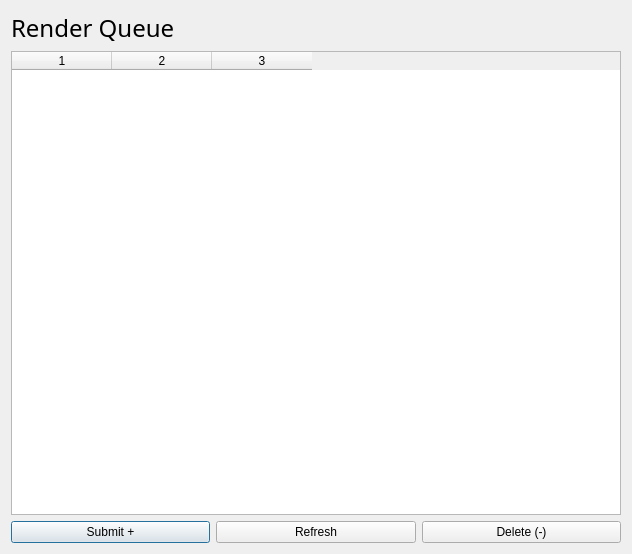
<?xml version="1.0" encoding="UTF-8"?>
<ui version="4.0">
 <class>RenderQueue</class>
 <widget class="QDialog" name="RenderQueue">
  <property name="geometry">
   <rect>
    <x>0</x>
    <y>0</y>
    <width>632</width>
    <height>554</height>
   </rect>
  </property>
  <property name="sizePolicy">
   <sizepolicy hsizetype="Preferred" vsizetype="Preferred">
    <horstretch>0</horstretch>
    <verstretch>0</verstretch>
   </sizepolicy>
  </property>
  <property name="maximumSize">
   <size>
    <width>632</width>
    <height>16777215</height>
   </size>
  </property>
  <property name="windowTitle">
   <string>RenderQueue</string>
  </property>
  <property name="windowOpacity">
   <double>1.000000000000000</double>
  </property>
  <layout class="QGridLayout" name="gridLayout_2">
   <item row="0" column="0">
    <widget class="QLabel" name="label">
     <property name="font">
      <font>
       <family>Cordia New</family>
       <pointsize>18</pointsize>
      </font>
     </property>
     <property name="text">
      <string>Render Queue</string>
     </property>
    </widget>
   </item>
   <item row="2" column="0">
    <layout class="QGridLayout" name="gridLayout">
     <item row="1" column="0">
      <widget class="QPushButton" name="submit_button">
       <property name="minimumSize">
        <size>
         <width>20</width>
         <height>0</height>
        </size>
       </property>
       <property name="maximumSize">
        <size>
         <width>200</width>
         <height>16777215</height>
        </size>
       </property>
       <property name="text">
        <string>Submit +</string>
       </property>
       <property name="+command" stdset="0">
        <string>&quot;i.submitFile()&quot;</string>
       </property>
      </widget>
     </item>
     <item row="1" column="2">
      <widget class="QPushButton" name="delete_button">
       <property name="minimumSize">
        <size>
         <width>20</width>
         <height>0</height>
        </size>
       </property>
       <property name="maximumSize">
        <size>
         <width>200</width>
         <height>16777215</height>
        </size>
       </property>
       <property name="text">
        <string>Delete (-)</string>
       </property>
       <property name="+command" stdset="0">
        <string>&quot;i.deleteItem()&quot;</string>
       </property>
      </widget>
     </item>
     <item row="1" column="1">
      <widget class="QPushButton" name="refresh_button">
       <property name="minimumSize">
        <size>
         <width>20</width>
         <height>0</height>
        </size>
       </property>
       <property name="maximumSize">
        <size>
         <width>200</width>
         <height>250</height>
        </size>
       </property>
       <property name="text">
        <string>Refresh</string>
       </property>
       <property name="+command" stdset="0">
        <string>&quot;i.refreshList()&quot;</string>
       </property>
      </widget>
     </item>
    </layout>
   </item>
   <item row="1" column="0">
    <widget class="QTableWidget" name="renderList">
     <property name="columnCount">
      <number>3</number>
     </property>
     <column/>
     <column/>
     <column/>
    </widget>
   </item>
  </layout>
 </widget>
 <resources/>
 <connections/>
</ui>
